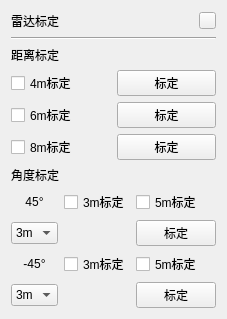
   <widget class="QWidget" name="wgt_radarBD" native="true">
    <property name="enabled">
     <bool>true</bool>
    </property>
    <property name="geometry">
     <rect>
      <x>0</x>
      <y>280</y>
      <width>183</width>
      <height>251</height>
     </rect>
    </property>
    <layout class="QVBoxLayout" name="verticalLayout_3">
     <property name="spacing">
      <number>6</number>
     </property>
     <item>
      <layout class="QHBoxLayout" name="horizontalLayout_3">
       <item>
        <widget class="QLabel" name="label_9">
         <property name="minimumSize">
          <size>
           <width>75</width>
           <height>0</height>
          </size>
         </property>
         <property name="text">
          <string>雷达标定</string>
         </property>
        </widget>
       </item>
       <item>
        <spacer name="horizontalSpacer_3">
         <property name="orientation">
          <enum>Qt::Orientation::Horizontal</enum>
         </property>
         <property name="sizeHint" stdset="0">
          <size>
           <width>40</width>
           <height>20</height>
          </size>
         </property>
        </spacer>
       </item>
       <item>
        <widget class="QPushButton" name="btn_closeRadarBD">
         <property name="minimumSize">
          <size>
           <width>17</width>
           <height>17</height>
          </size>
         </property>
         <property name="maximumSize">
          <size>
           <width>17</width>
           <height>17</height>
          </size>
         </property>
         <property name="font">
          <font>
           <bold>true</bold>
          </font>
         </property>
         <property name="styleSheet">
          <string notr="true">border-image: url(:/images/btn_close .png);</string>
         </property>
         <property name="text">
          <string/>
         </property>
        </widget>
       </item>
      </layout>
     </item>
     <item>
      <widget class="Line" name="line_3">
       <property name="orientation">
        <enum>Qt::Orientation::Horizontal</enum>
       </property>
      </widget>
     </item>
     <item>
      <widget class="QLabel" name="label_12">
       <property name="text">
        <string>距离标定</string>
       </property>
      </widget>
     </item>
     <item>
      <layout class="QGridLayout" name="gridLayout_10">
       <item row="0" column="0">
        <widget class="QCheckBox" name="checkBox_1mbd">
         <property name="text">
          <string>4m标定</string>
         </property>
         <property name="checkable">
          <bool>true</bool>
         </property>
        </widget>
       </item>
       <item row="0" column="1">
        <widget class="QPushButton" name="btn_1mbd">
         <property name="text">
          <string>标定</string>
         </property>
        </widget>
       </item>
       <item row="1" column="0">
        <widget class="QCheckBox" name="checkBox_3mbd">
         <property name="text">
          <string>6m标定</string>
         </property>
         <property name="checkable">
          <bool>true</bool>
         </property>
        </widget>
       </item>
       <item row="1" column="1">
        <widget class="QPushButton" name="btn_3mbd">
         <property name="text">
          <string>标定</string>
         </property>
        </widget>
       </item>
       <item row="2" column="0">
        <widget class="QCheckBox" name="checkBox_5mbd">
         <property name="text">
          <string>8m标定</string>
         </property>
         <property name="checkable">
          <bool>true</bool>
         </property>
        </widget>
       </item>
       <item row="2" column="1">
        <widget class="QPushButton" name="btn_5mbd">
         <property name="text">
          <string>标定</string>
         </property>
        </widget>
       </item>
      </layout>
     </item>
     <item>
      <widget class="QLabel" name="label_13">
       <property name="text">
        <string>角度标定</string>
       </property>
      </widget>
     </item>
     <item>
      <layout class="QGridLayout" name="gridLayout_5">
       <item row="0" column="0">
        <widget class="QLabel" name="label_17">
         <property name="text">
          <string>45°</string>
         </property>
         <property name="alignment">
          <set>Qt::AlignmentFlag::AlignCenter</set>
         </property>
        </widget>
       </item>
       <item row="0" column="1">
        <widget class="QCheckBox" name="checkBox_453mbd">
         <property name="text">
          <string>3m标定</string>
         </property>
         <property name="checkable">
          <bool>true</bool>
         </property>
        </widget>
       </item>
       <item row="0" column="2">
        <widget class="QCheckBox" name="checkBox_455mbd">
         <property name="text">
          <string>5m标定</string>
         </property>
         <property name="checkable">
          <bool>true</bool>
         </property>
        </widget>
       </item>
       <item row="1" column="0">
        <widget class="QComboBox" name="comboBox_45bd">
         <item>
          <property name="text">
           <string>3m</string>
          </property>
         </item>
         <item>
          <property name="text">
           <string>5m</string>
          </property>
         </item>
        </widget>
       </item>
       <item row="1" column="2">
        <widget class="QPushButton" name="btn_45bd">
         <property name="text">
          <string>标定</string>
         </property>
        </widget>
       </item>
      </layout>
     </item>
     <item>
      <layout class="QGridLayout" name="gridLayout_6">
       <item row="0" column="0">
        <widget class="QLabel" name="label_18">
         <property name="text">
          <string>-45°</string>
         </property>
         <property name="alignment">
          <set>Qt::AlignmentFlag::AlignCenter</set>
         </property>
        </widget>
       </item>
       <item row="0" column="1">
        <widget class="QCheckBox" name="checkBox_fu453mbd">
         <property name="text">
          <string>3m标定</string>
         </property>
         <property name="checkable">
          <bool>true</bool>
         </property>
        </widget>
       </item>
       <item row="0" column="2">
        <widget class="QCheckBox" name="checkBox_fu455mbd">
         <property name="text">
          <string>5m标定</string>
         </property>
         <property name="checkable">
          <bool>true</bool>
         </property>
        </widget>
       </item>
       <item row="1" column="0">
        <widget class="QComboBox" name="comboBox_fu45bd">
         <item>
          <property name="text">
           <string>3m</string>
          </property>
         </item>
         <item>
          <property name="text">
           <string>5m</string>
          </property>
         </item>
        </widget>
       </item>
       <item row="1" column="2">
        <widget class="QPushButton" name="btn_fu45bd">
         <property name="text">
          <string>标定</string>
         </property>
        </widget>
       </item>
      </layout>
     </item>
     <item>
      <spacer name="verticalSpacer_3">
       <property name="orientation">
        <enum>Qt::Orientation::Vertical</enum>
       </property>
       <property name="sizeHint" stdset="0">
        <size>
         <width>20</width>
         <height>40</height>
        </size>
       </property>
      </spacer>
     </item>
    </layout>
   </widget>
